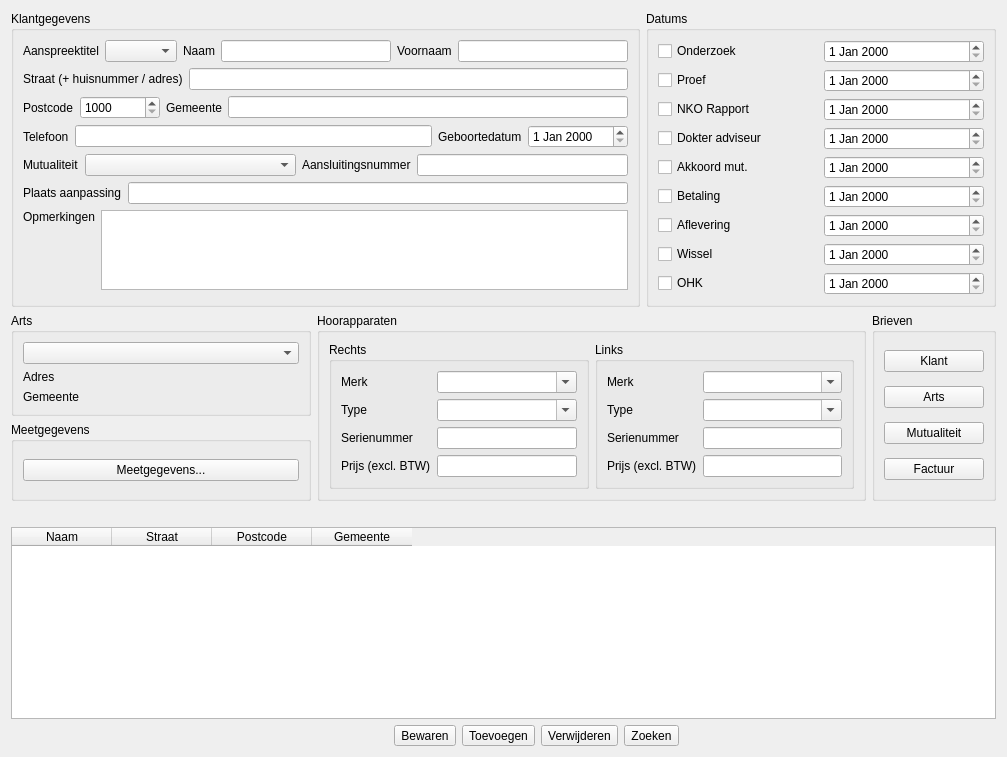
      <widget class="QWidget" name="tabDossier" >
       <attribute name="title" >
        <string>Dossiers</string>
       </attribute>
       <layout class="QGridLayout" name="gridLayout_8" >
        <item row="0" column="0" >
         <layout class="QHBoxLayout" name="horizontalLayout_9" >
          <item>
           <widget class="QGroupBox" name="groupBoxKlant" >
            <property name="sizePolicy" >
             <sizepolicy vsizetype="Preferred" hsizetype="Expanding" >
              <horstretch>0</horstretch>
              <verstretch>0</verstretch>
             </sizepolicy>
            </property>
            <property name="title" >
             <string>Klantgegevens</string>
            </property>
            <layout class="QVBoxLayout" name="verticalLayout" >
             <item>
              <layout class="QHBoxLayout" name="horizontalLayout_2" >
               <item>
                <widget class="QLabel" name="label_10" >
                 <property name="text" >
                  <string>Aanspreektitel</string>
                 </property>
                </widget>
               </item>
               <item>
                <widget class="QComboBox" name="comboBox" />
               </item>
               <item>
                <widget class="QLabel" name="label_11" >
                 <property name="text" >
                  <string>Naam</string>
                 </property>
                </widget>
               </item>
               <item>
                <widget class="QLineEdit" name="lineEdit_11" />
               </item>
               <item>
                <widget class="QLabel" name="label_12" >
                 <property name="text" >
                  <string>Voornaam</string>
                 </property>
                </widget>
               </item>
               <item>
                <widget class="QLineEdit" name="lineEdit_12" >
                 <property name="sizePolicy" >
                  <sizepolicy vsizetype="Fixed" hsizetype="MinimumExpanding" >
                   <horstretch>0</horstretch>
                   <verstretch>0</verstretch>
                  </sizepolicy>
                 </property>
                </widget>
               </item>
              </layout>
             </item>
             <item>
              <layout class="QHBoxLayout" name="horizontalLayout_3" >
               <item>
                <widget class="QLabel" name="label_13" >
                 <property name="text" >
                  <string>Straat (+ huisnummer / adres)</string>
                 </property>
                </widget>
               </item>
               <item>
                <widget class="QLineEdit" name="lineEdit_10" />
               </item>
              </layout>
             </item>
             <item>
              <layout class="QHBoxLayout" name="horizontalLayout_4" >
               <item>
                <widget class="QLabel" name="label_14" >
                 <property name="text" >
                  <string>Postcode</string>
                 </property>
                </widget>
               </item>
               <item>
                <widget class="QSpinBox" name="spinBox" >
                 <property name="sizePolicy" >
                  <sizepolicy vsizetype="Fixed" hsizetype="Preferred" >
                   <horstretch>0</horstretch>
                   <verstretch>0</verstretch>
                  </sizepolicy>
                 </property>
                 <property name="minimumSize" >
                  <size>
                   <width>80</width>
                   <height>0</height>
                  </size>
                 </property>
                 <property name="minimum" >
                  <number>1000</number>
                 </property>
                 <property name="maximum" >
                  <number>9999</number>
                 </property>
                </widget>
               </item>
               <item>
                <widget class="QLabel" name="label_15" >
                 <property name="text" >
                  <string>Gemeente</string>
                 </property>
                </widget>
               </item>
               <item>
                <widget class="QLineEdit" name="lineEdit_13" />
               </item>
              </layout>
             </item>
             <item>
              <layout class="QHBoxLayout" name="horizontalLayout_5" >
               <item>
                <widget class="QLabel" name="label_16" >
                 <property name="text" >
                  <string>Telefoon</string>
                 </property>
                </widget>
               </item>
               <item>
                <widget class="QLineEdit" name="lineEdit_16" />
               </item>
               <item>
                <widget class="QLabel" name="label_20" >
                 <property name="text" >
                  <string>Geboortedatum</string>
                 </property>
                </widget>
               </item>
               <item>
                <widget class="QDateEdit" name="dateEdit" >
                 <property name="minimumSize" >
                  <size>
                   <width>100</width>
                   <height>0</height>
                  </size>
                 </property>
                 <property name="maximumSize" >
                  <size>
                   <width>200</width>
                   <height>16777215</height>
                  </size>
                 </property>
                </widget>
               </item>
              </layout>
             </item>
             <item>
              <layout class="QHBoxLayout" name="horizontalLayout_6" >
               <item>
                <widget class="QLabel" name="label_17" >
                 <property name="text" >
                  <string>Mutualiteit</string>
                 </property>
                </widget>
               </item>
               <item>
                <widget class="QComboBox" name="comboBox_2" >
                 <property name="sizePolicy" >
                  <sizepolicy vsizetype="Fixed" hsizetype="Expanding" >
                   <horstretch>0</horstretch>
                   <verstretch>0</verstretch>
                  </sizepolicy>
                 </property>
                </widget>
               </item>
               <item>
                <widget class="QLabel" name="label_19" >
                 <property name="text" >
                  <string>Aansluitingsnummer</string>
                 </property>
                </widget>
               </item>
               <item>
                <widget class="QLineEdit" name="lineEdit_15" >
                 <property name="sizePolicy" >
                  <sizepolicy vsizetype="Fixed" hsizetype="Expanding" >
                   <horstretch>0</horstretch>
                   <verstretch>0</verstretch>
                  </sizepolicy>
                 </property>
                </widget>
               </item>
              </layout>
             </item>
             <item>
              <layout class="QHBoxLayout" name="horizontalLayout_7" >
               <item>
                <widget class="QLabel" name="label_18" >
                 <property name="text" >
                  <string>Plaats aanpassing</string>
                 </property>
                </widget>
               </item>
               <item>
                <widget class="QLineEdit" name="lineEdit_14" />
               </item>
              </layout>
             </item>
             <item>
              <layout class="QHBoxLayout" name="horizontalLayout_8" >
               <item>
                <widget class="QLabel" name="label_31" >
                 <property name="text" >
                  <string>Opmerkingen</string>
                 </property>
                 <property name="alignment" >
                  <set>Qt::AlignLeading|Qt::AlignLeft|Qt::AlignTop</set>
                 </property>
                </widget>
               </item>
               <item>
                <widget class="QTextEdit" name="textEdit" >
                 <property name="sizePolicy" >
                  <sizepolicy vsizetype="Preferred" hsizetype="Expanding" >
                   <horstretch>0</horstretch>
                   <verstretch>0</verstretch>
                  </sizepolicy>
                 </property>
                 <property name="maximumSize" >
                  <size>
                   <width>16777215</width>
                   <height>80</height>
                  </size>
                 </property>
                </widget>
               </item>
              </layout>
             </item>
            </layout>
           </widget>
          </item>
          <item>
           <widget class="QGroupBox" name="groupBoxDatums" >
            <property name="sizePolicy" >
             <sizepolicy vsizetype="Preferred" hsizetype="MinimumExpanding" >
              <horstretch>0</horstretch>
              <verstretch>0</verstretch>
             </sizepolicy>
            </property>
            <property name="maximumSize" >
             <size>
              <width>350</width>
              <height>16777215</height>
             </size>
            </property>
            <property name="title" >
             <string>Datums</string>
            </property>
            <layout class="QGridLayout" name="gridLayout_2" >
             <item row="0" column="0" >
              <widget class="QCheckBox" name="checkBox" >
               <property name="text" >
                <string>Onderzoek</string>
               </property>
              </widget>
             </item>
             <item row="0" column="1" >
              <widget class="QDateEdit" name="dateEdit_2" />
             </item>
             <item row="1" column="0" >
              <widget class="QCheckBox" name="checkBox_2" >
               <property name="text" >
                <string>Proef</string>
               </property>
              </widget>
             </item>
             <item row="1" column="1" >
              <widget class="QDateEdit" name="dateEdit_3" />
             </item>
             <item row="2" column="0" >
              <widget class="QCheckBox" name="checkBox_3" >
               <property name="text" >
                <string>NKO Rapport</string>
               </property>
              </widget>
             </item>
             <item row="2" column="1" >
              <widget class="QDateEdit" name="dateEdit_4" />
             </item>
             <item row="3" column="0" >
              <widget class="QCheckBox" name="checkBox_4" >
               <property name="text" >
                <string>Dokter adviseur</string>
               </property>
              </widget>
             </item>
             <item row="3" column="1" >
              <widget class="QDateEdit" name="dateEdit_5" />
             </item>
             <item row="4" column="0" >
              <widget class="QCheckBox" name="checkBox_5" >
               <property name="text" >
                <string>Akkoord mut.</string>
               </property>
              </widget>
             </item>
             <item row="4" column="1" >
              <widget class="QDateEdit" name="dateEdit_6" />
             </item>
             <item row="5" column="0" >
              <widget class="QCheckBox" name="checkBox_6" >
               <property name="text" >
                <string>Betaling</string>
               </property>
              </widget>
             </item>
             <item row="5" column="1" >
              <widget class="QDateEdit" name="dateEdit_7" />
             </item>
             <item row="6" column="0" >
              <widget class="QCheckBox" name="checkBox_7" >
               <property name="text" >
                <string>Aflevering</string>
               </property>
              </widget>
             </item>
             <item row="6" column="1" >
              <widget class="QDateEdit" name="dateEdit_8" />
             </item>
             <item row="7" column="0" >
              <widget class="QCheckBox" name="checkBox_8" >
               <property name="text" >
                <string>Wissel</string>
               </property>
              </widget>
             </item>
             <item row="7" column="1" >
              <widget class="QDateEdit" name="dateEdit_9" />
             </item>
             <item row="8" column="0" >
              <widget class="QCheckBox" name="checkBox_9" >
               <property name="text" >
                <string>OHK</string>
               </property>
              </widget>
             </item>
             <item row="8" column="1" >
              <widget class="QDateEdit" name="dateEdit_10" />
             </item>
            </layout>
           </widget>
          </item>
         </layout>
        </item>
        <item row="1" column="0" >
         <layout class="QHBoxLayout" name="horizontalLayout_10" >
          <item>
           <layout class="QVBoxLayout" name="verticalLayout_2" >
            <item>
             <widget class="QGroupBox" name="groupBoxKlantArts" >
              <property name="minimumSize" >
               <size>
                <width>300</width>
                <height>0</height>
               </size>
              </property>
              <property name="title" >
               <string>Arts</string>
              </property>
              <layout class="QGridLayout" name="gridLayout_6" >
               <item row="0" column="0" >
                <widget class="QComboBox" name="comboBox_7" />
               </item>
               <item row="1" column="0" >
                <widget class="QLabel" name="label_29" >
                 <property name="text" >
                  <string>Adres</string>
                 </property>
                </widget>
               </item>
               <item row="2" column="0" >
                <widget class="QLabel" name="label_30" >
                 <property name="text" >
                  <string>Gemeente</string>
                 </property>
                </widget>
               </item>
              </layout>
             </widget>
            </item>
            <item>
             <widget class="QGroupBox" name="groupBox" >
              <property name="title" >
               <string>Meetgegevens</string>
              </property>
              <layout class="QGridLayout" name="gridLayout" >
               <item row="0" column="0" >
                <widget class="QPushButton" name="pushButton" >
                 <property name="sizePolicy" >
                  <sizepolicy vsizetype="Fixed" hsizetype="Preferred" >
                   <horstretch>0</horstretch>
                   <verstretch>0</verstretch>
                  </sizepolicy>
                 </property>
                 <property name="text" >
                  <string>Meetgegevens...</string>
                 </property>
                </widget>
               </item>
              </layout>
             </widget>
            </item>
           </layout>
          </item>
          <item>
           <widget class="QGroupBox" name="groupBoxKlantApparaat" >
            <property name="title" >
             <string>Hoorapparaten</string>
            </property>
            <layout class="QGridLayout" name="gridLayout_5" >
             <item row="0" column="0" >
              <widget class="QGroupBox" name="groupBoxKlantRechtsApparaat" >
               <property name="title" >
                <string>Rechts</string>
               </property>
               <layout class="QGridLayout" name="gridLayout_3" >
                <item row="0" column="0" >
                 <widget class="QLabel" name="label_21" >
                  <property name="text" >
                   <string>Merk</string>
                  </property>
                 </widget>
                </item>
                <item row="0" column="1" >
                 <widget class="QComboBox" name="comboBox_3" >
                  <property name="editable" >
                   <bool>true</bool>
                  </property>
                 </widget>
                </item>
                <item row="1" column="0" >
                 <widget class="QLabel" name="label_22" >
                  <property name="text" >
                   <string>Type</string>
                  </property>
                 </widget>
                </item>
                <item row="1" column="1" >
                 <widget class="QComboBox" name="comboBox_4" >
                  <property name="editable" >
                   <bool>true</bool>
                  </property>
                 </widget>
                </item>
                <item row="2" column="0" >
                 <widget class="QLabel" name="label_23" >
                  <property name="text" >
                   <string>Serienummer</string>
                  </property>
                 </widget>
                </item>
                <item row="2" column="1" >
                 <widget class="QLineEdit" name="lineEdit_17" />
                </item>
                <item row="3" column="0" >
                 <widget class="QLabel" name="label_24" >
                  <property name="text" >
                   <string>Prijs (excl. BTW)</string>
                  </property>
                 </widget>
                </item>
                <item row="3" column="1" >
                 <widget class="QLineEdit" name="lineEdit_18" />
                </item>
               </layout>
              </widget>
             </item>
             <item row="0" column="1" >
              <widget class="QGroupBox" name="groupBoxKlantRechtsApparaat_2" >
               <property name="title" >
                <string>Links</string>
               </property>
               <layout class="QGridLayout" name="gridLayout_4" >
                <item row="0" column="0" >
                 <widget class="QLabel" name="label_25" >
                  <property name="text" >
                   <string>Merk</string>
                  </property>
                 </widget>
                </item>
                <item row="0" column="1" >
                 <widget class="QComboBox" name="comboBox_5" >
                  <property name="editable" >
                   <bool>true</bool>
                  </property>
                 </widget>
                </item>
                <item row="1" column="0" >
                 <widget class="QLabel" name="label_26" >
                  <property name="text" >
                   <string>Type</string>
                  </property>
                 </widget>
                </item>
                <item row="1" column="1" >
                 <widget class="QComboBox" name="comboBox_6" >
                  <property name="editable" >
                   <bool>true</bool>
                  </property>
                 </widget>
                </item>
                <item row="2" column="0" >
                 <widget class="QLabel" name="label_27" >
                  <property name="text" >
                   <string>Serienummer</string>
                  </property>
                 </widget>
                </item>
                <item row="2" column="1" >
                 <widget class="QLineEdit" name="lineEdit_19" />
                </item>
                <item row="3" column="0" >
                 <widget class="QLabel" name="label_28" >
                  <property name="text" >
                   <string>Prijs (excl. BTW)</string>
                  </property>
                 </widget>
                </item>
                <item row="3" column="1" >
                 <widget class="QLineEdit" name="lineEdit_20" />
                </item>
               </layout>
              </widget>
             </item>
            </layout>
           </widget>
          </item>
          <item>
           <widget class="QGroupBox" name="groupBox_2" >
            <property name="title" >
             <string>Brieven</string>
            </property>
            <layout class="QGridLayout" name="gridLayout_7" >
             <item row="0" column="0" >
              <widget class="QPushButton" name="pushButton_2" >
               <property name="sizePolicy" >
                <sizepolicy vsizetype="Fixed" hsizetype="Preferred" >
                 <horstretch>0</horstretch>
                 <verstretch>0</verstretch>
                </sizepolicy>
               </property>
               <property name="minimumSize" >
                <size>
                 <width>100</width>
                 <height>0</height>
                </size>
               </property>
               <property name="text" >
                <string>Klant</string>
               </property>
              </widget>
             </item>
             <item row="1" column="0" >
              <widget class="QPushButton" name="pushButton_3" >
               <property name="sizePolicy" >
                <sizepolicy vsizetype="Fixed" hsizetype="Preferred" >
                 <horstretch>0</horstretch>
                 <verstretch>0</verstretch>
                </sizepolicy>
               </property>
               <property name="minimumSize" >
                <size>
                 <width>100</width>
                 <height>0</height>
                </size>
               </property>
               <property name="text" >
                <string>Arts</string>
               </property>
              </widget>
             </item>
             <item row="2" column="0" >
              <widget class="QPushButton" name="pushButton_4" >
               <property name="sizePolicy" >
                <sizepolicy vsizetype="Fixed" hsizetype="Preferred" >
                 <horstretch>0</horstretch>
                 <verstretch>0</verstretch>
                </sizepolicy>
               </property>
               <property name="minimumSize" >
                <size>
                 <width>100</width>
                 <height>0</height>
                </size>
               </property>
               <property name="text" >
                <string>Mutualiteit</string>
               </property>
              </widget>
             </item>
             <item row="3" column="0" >
              <widget class="QPushButton" name="pushButton_5" >
               <property name="sizePolicy" >
                <sizepolicy vsizetype="Fixed" hsizetype="Preferred" >
                 <horstretch>0</horstretch>
                 <verstretch>0</verstretch>
                </sizepolicy>
               </property>
               <property name="minimumSize" >
                <size>
                 <width>100</width>
                 <height>0</height>
                </size>
               </property>
               <property name="text" >
                <string>Factuur</string>
               </property>
              </widget>
             </item>
            </layout>
           </widget>
          </item>
         </layout>
        </item>
        <item row="2" column="0" >
         <spacer name="verticalSpacer" >
          <property name="orientation" >
           <enum>Qt::Vertical</enum>
          </property>
          <property name="sizeType" >
           <enum>QSizePolicy::Fixed</enum>
          </property>
          <property name="sizeHint" stdset="0" >
           <size>
            <width>20</width>
            <height>20</height>
           </size>
          </property>
         </spacer>
        </item>
        <item row="3" column="0" >
         <widget class="QTableWidget" name="tableWidget" >
          <property name="sortingEnabled" >
           <bool>true</bool>
          </property>
          <property name="columnCount" >
           <number>4</number>
          </property>
          <column>
           <property name="text" >
            <string>Naam</string>
           </property>
          </column>
          <column>
           <property name="text" >
            <string>Straat</string>
           </property>
          </column>
          <column>
           <property name="text" >
            <string>Postcode</string>
           </property>
          </column>
          <column>
           <property name="text" >
            <string>Gemeente</string>
           </property>
          </column>
         </widget>
        </item>
        <item row="4" column="0" >
         <layout class="QHBoxLayout" name="horizontalLayout" >
          <item>
           <spacer name="horizontalSpacer" >
            <property name="orientation" >
             <enum>Qt::Horizontal</enum>
            </property>
            <property name="sizeHint" stdset="0" >
             <size>
              <width>383</width>
              <height>20</height>
             </size>
            </property>
           </spacer>
          </item>
          <item>
           <widget class="QToolButton" name="toolButton" >
            <property name="text" >
             <string>Bewaren</string>
            </property>
            <property name="icon" >
             <iconset>
              <normalon>:/icons/filesave-64.png</normalon>
             </iconset>
            </property>
           </widget>
          </item>
          <item>
           <widget class="QToolButton" name="toolButton_4" >
            <property name="text" >
             <string>Toevoegen</string>
            </property>
            <property name="icon" >
             <iconset>
              <normalon>:/icons/edit_add-64.png</normalon>
             </iconset>
            </property>
           </widget>
          </item>
          <item>
           <widget class="QToolButton" name="toolButton_3" >
            <property name="text" >
             <string>Verwijderen</string>
            </property>
            <property name="icon" >
             <iconset>
              <normalon>:/icons/edit_remove-64.png</normalon>
             </iconset>
            </property>
           </widget>
          </item>
          <item>
           <widget class="QToolButton" name="toolButton_2" >
            <property name="text" >
             <string>Zoeken</string>
            </property>
            <property name="icon" >
             <iconset>
              <normalon>:/icons/mail_find-64.png</normalon>
             </iconset>
            </property>
           </widget>
          </item>
          <item>
           <spacer name="horizontalSpacer_2" >
            <property name="orientation" >
             <enum>Qt::Horizontal</enum>
            </property>
            <property name="sizeHint" stdset="0" >
             <size>
              <width>317</width>
              <height>20</height>
             </size>
            </property>
           </spacer>
          </item>
         </layout>
        </item>
       </layout>
      </widget>
